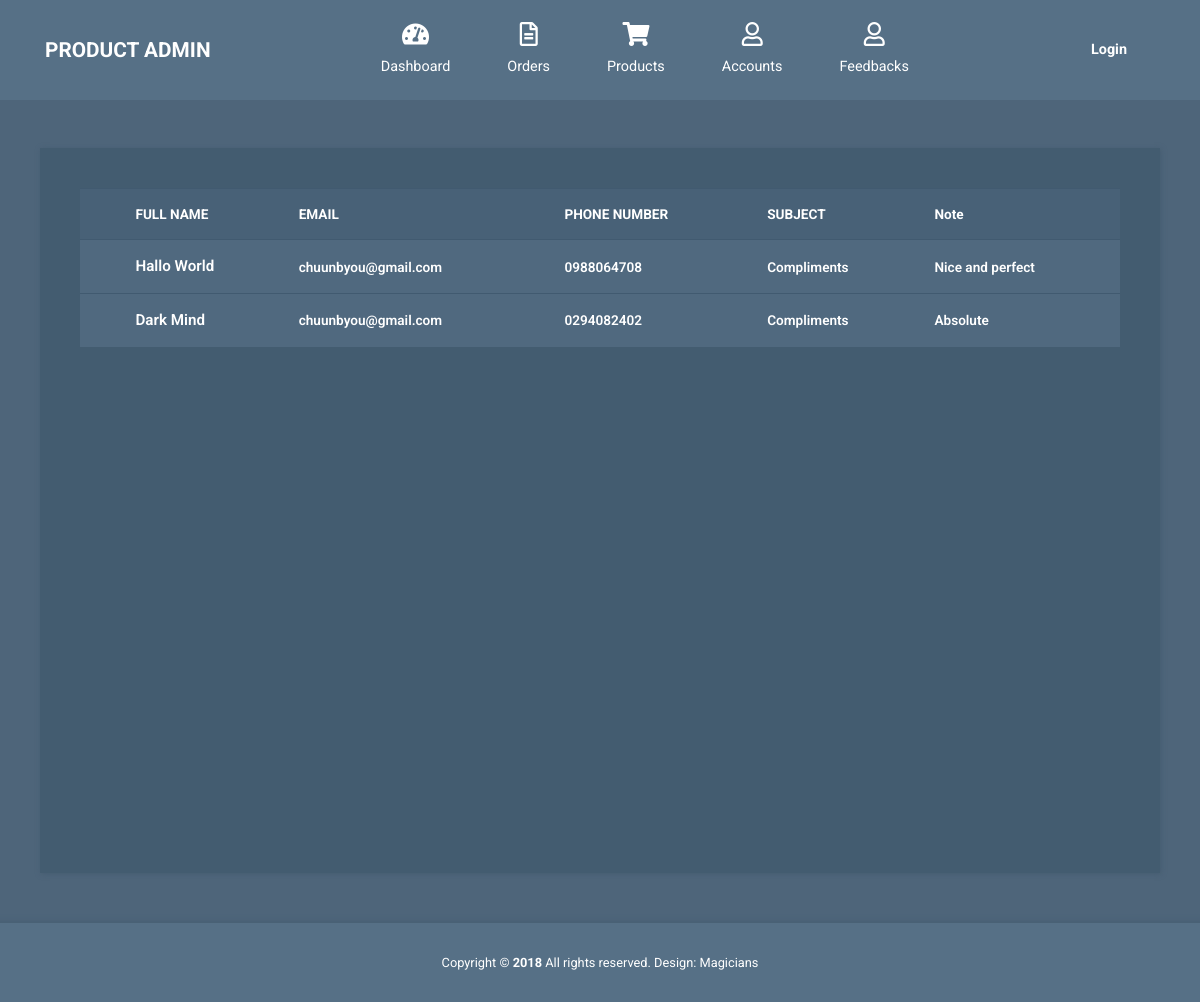
Screenshot of /admin_page/feedbacks.php with the database file from the repository.
### tables this page shows
CREATE TABLE `feedback` (
  `id` int(11) NOT NULL,
  `user_id` int(11) DEFAULT NULL,
  `product_id` int(11) NOT NULL,
  `fullname` varchar(255) DEFAULT NULL,
  `email` varchar(255) DEFAULT NULL,
  `phone_number` varchar(255) DEFAULT NULL,
  `subject_name` varchar(255) DEFAULT NULL,
  `note` longtext DEFAULT NULL
);

### Models/clsDatabase.php (called while the page is built, shortened)
<?php
class clsDatabase{
	function ConnectDB()
	{
		$conn = NULL;
		try
		{
			$conn = new PDO("mysql:host=localhost;dbname=project2","root","");
			$conn->query("SET NAMES UTF8");
		}
		catch(PDOException $ex)
		{
			echo "<p>".$ex->getMessage()."</p>";
			die("<h3> ERROR IN CONNECTING DATABASE</h3>");
		}
		return $conn;
	}
	function executeQuery($sql,$data=null){
      $conn=$this->ConnectDB();
	  if(isset($data)==false||empty($data)){
		$this->pdo_stm=$conn->prepare($sql);
		$result=$this->pdo_stm->execute();
		return $result;
	  }
	  else{
		$this->pdo_stm=$conn->prepare($sql);
		$result=$this->pdo_stm->execute($data);
		return $result;
	  }
	}
}
?>

### admin_page/Models/clsFeedback.php (called while the page is built, shortened)
<?php
require_once('../Models/clsDatabase.php');
class clsFeedback
{
    function getListFeedback($bonus_data=null)
    {
        $sql = "SELECT id,user_id,fullname,email,phone_number,subject_name,note
                FROM feedback ";
        $this->clsDatabase= new clsDatabase();
        $ketqua =$this->clsDatabase->executeQuery($sql);
        if($ketqua==FALSE)
            return NULL;
        else
        {
            $rows =$this->clsDatabase->pdo_stm->fetchAll(PDO::FETCH_ASSOC);
            return $rows;
        }
    }
}
?>

### admin_page/feedbacks.php (the view, shortened to what this page needs)
<!DOCTYPE html>
<html lang="en">
  <head>
    <link rel="stylesheet" href="css/fontawesome.min.css" />
    <link rel="stylesheet" href="css/bootstrap.min.css" />
    <link rel="stylesheet" href="css/templatemo-style.css">
  </head>
  <body id="reportsPage">
    <?php
      require("Views_admin/header.php");
    ?>
    <div class="container mt-5">
      <div class="row tm-content-row">
        <div class="col-sm-12 col-md-12 col-lg-12 col-xl-12 tm-block-col">
          <div class="tm-bg-primary-dark tm-block tm-block-products">
            <div class="tm-product-table-container">
              <table class="table table-hover tm-table-small tm-product-table">
                <thead>
                  <tr>
                    <th scope="col">&nbsp;</th>
                    <th scope="col">FULL NAME</th>
                    <th scope="col">EMAIL</th>
                    <th scope="col">PHONE NUMBER</th>
                    <th scope="col">SUBJECT</th>
                    <th scope="col">Note</th>
                  </tr>
                </thead>
                <tbody>
                  <?php
                  require_once("Models/clsFeedback.php");
                  $feedback = new clsFeedback();
                  $rows = $feedback->getListFeedback();
                  foreach($rows as $row)
                  {
                  ?>
                  <tr>
                    <td></td>
                    <td class="tm-product-name"><?=$row["fullname"]?></td>
                    <td><?=$row["email"]?></td>
                    <td><?=$row["phone_number"]?></td>
                    <td><?=$row["subject_name"]?></td>
                    <td><?=$row["note"]?></td>
                  </tr>
                  <?php
                  }
                  ?>
                </tbody>
              </table>
            </div>
          </div>
        </div>
      </div>
    </div>
    <?php
        require("Views_admin/footer.php");
    ?>
  </body>
</html>

### admin_page/css/templatemo-style.css (style rules this page uses)
html { font-size: 16px; overflow-x: hidden; }
body { font-family: Roboto, Helvetica, Arial, sans-serif; background-color: #4e657a; overflow-x: hidden; }
.tm-block-col { margin-bottom: 30px; }
.tm-block { padding: 40px; -webkit-box-shadow: 1px 1px 5px 0 #455c71; -moz-box-shadow: 1px 1px 5px 0 #455c71; box-shadow: 1px 1px 5px 0 #455c71; min-height: 350px; height: 100%; max-height: 450px; }
.tm-content-row { justify-content: space-between; margin-left: -20px; margin-right: -20px; }
.table { background-color: #50697f; color: #fff; font-size: 85%; margin-bottom: 0; }
thead { background-color: #486177; color: #fff; }
.table thead th { border-bottom: 0; }
.table td, .table th { border-top: 1px solid #415a70; padding: 15px 25px; vertical-align: middle; }
.tm-table-small td, .tm-table-small th { padding-left: 12px; padding-right: 12px; }
.table-hover tbody tr { transition: all 0.2s ease; }
.tm-bg-primary-dark { background-color: #435c70; }
.tm-block-products { min-height: 725px; }
.tm-product-table-container { max-height: 465px; margin-bottom: 15px; overflow-y: scroll; }
.tm-product-table tr { font-weight: 600; }
.tm-product-name { font-size: 0.95rem; font-weight: 600; }

### rows the page displays
feedback: fullname "Hallo World", email "chuunbyou@gmail.com", phone_number "0988064708", subject_name "Compliments", note "Nice and perfect"
feedback: fullname "Dark Mind", email "chuunbyou@gmail.com", phone_number "0294082402", subject_name "Compliments", note "Absolute"
